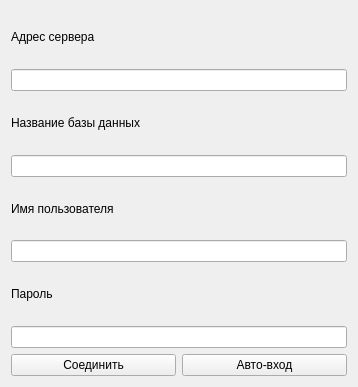
<?xml version="1.0" encoding="UTF-8"?>
<ui version="4.0">
 <class>login</class>
 <widget class="QWidget" name="login">
  <property name="geometry">
   <rect>
    <x>0</x>
    <y>0</y>
    <width>358</width>
    <height>387</height>
   </rect>
  </property>
  <property name="windowTitle">
   <string>Form</string>
  </property>
  <layout class="QGridLayout" name="gridLayout">
   <item row="4" column="0" colspan="2">
    <widget class="QLineEdit" name="lineEdit_2">
     <property name="font">
      <font>
       <family>Segoe UI</family>
      </font>
     </property>
    </widget>
   </item>
   <item row="8" column="0" colspan="2">
    <widget class="QLineEdit" name="lineEdit_4">
     <property name="font">
      <font>
       <family>Segoe UI</family>
      </font>
     </property>
    </widget>
   </item>
   <item row="9" column="1">
    <widget class="QPushButton" name="pushButton_2">
     <property name="text">
      <string>Авто-вход</string>
     </property>
    </widget>
   </item>
   <item row="9" column="0">
    <widget class="QPushButton" name="pushButton">
     <property name="font">
      <font>
       <family>Segoe UI</family>
      </font>
     </property>
     <property name="text">
      <string>Соединить</string>
     </property>
    </widget>
   </item>
   <item row="1" column="0">
    <widget class="QLabel" name="label">
     <property name="font">
      <font>
       <family>Segoe UI</family>
      </font>
     </property>
     <property name="text">
      <string>Адрес сервера</string>
     </property>
    </widget>
   </item>
   <item row="3" column="0">
    <widget class="QLabel" name="label_2">
     <property name="font">
      <font>
       <family>Segoe UI</family>
      </font>
     </property>
     <property name="text">
      <string>Название базы данных</string>
     </property>
    </widget>
   </item>
   <item row="7" column="0">
    <widget class="QLabel" name="label_4">
     <property name="font">
      <font>
       <family>Segoe UI</family>
      </font>
     </property>
     <property name="text">
      <string>Пароль</string>
     </property>
    </widget>
   </item>
   <item row="5" column="0">
    <widget class="QLabel" name="label_3">
     <property name="font">
      <font>
       <family>Segoe UI</family>
      </font>
     </property>
     <property name="text">
      <string>Имя пользователя</string>
     </property>
    </widget>
   </item>
   <item row="2" column="0" colspan="2">
    <widget class="QLineEdit" name="lineEdit">
     <property name="font">
      <font>
       <family>Segoe UI</family>
      </font>
     </property>
    </widget>
   </item>
   <item row="6" column="0" colspan="2">
    <widget class="QLineEdit" name="lineEdit_3">
     <property name="font">
      <font>
       <family>Segoe UI</family>
      </font>
     </property>
    </widget>
   </item>
  </layout>
 </widget>
 <resources/>
 <connections/>
</ui>
